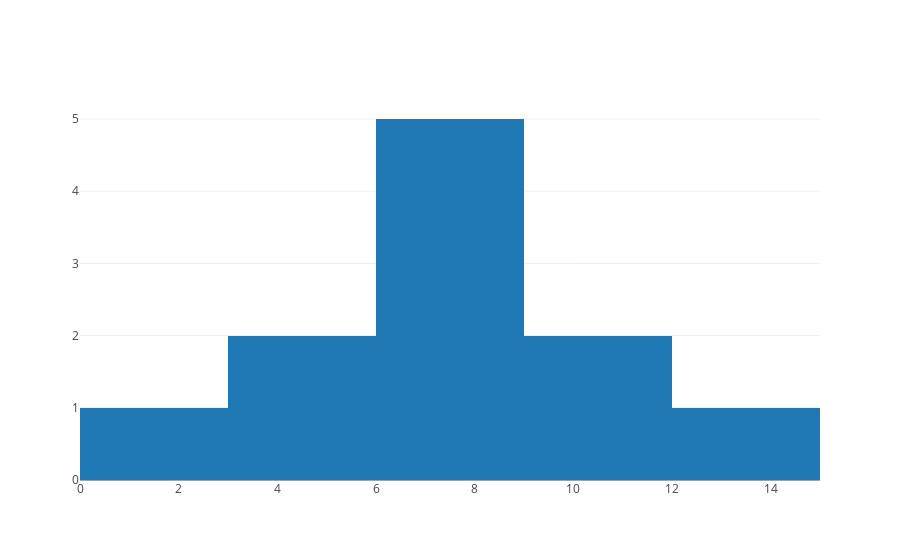

The notebook cell saved with this chart:
### Code cell
iplot([go.Histogram(x=continuous_series,
                    xbins=dict(size=3))])

### Figure 1 — Plotly figure (JSON) as saved in the notebook; plotly's stock layout.template omitted (floating-point values rounded to 4 significant figures)
{"data": [{"type": "histogram", "x": [2.1, 3.9, 5.2, 6.5, 6.3, 7.7, 7.2, 8.1, 10.1, 10.5, 12.9], "xbins": {"size": 3}}], "layout": {}}
